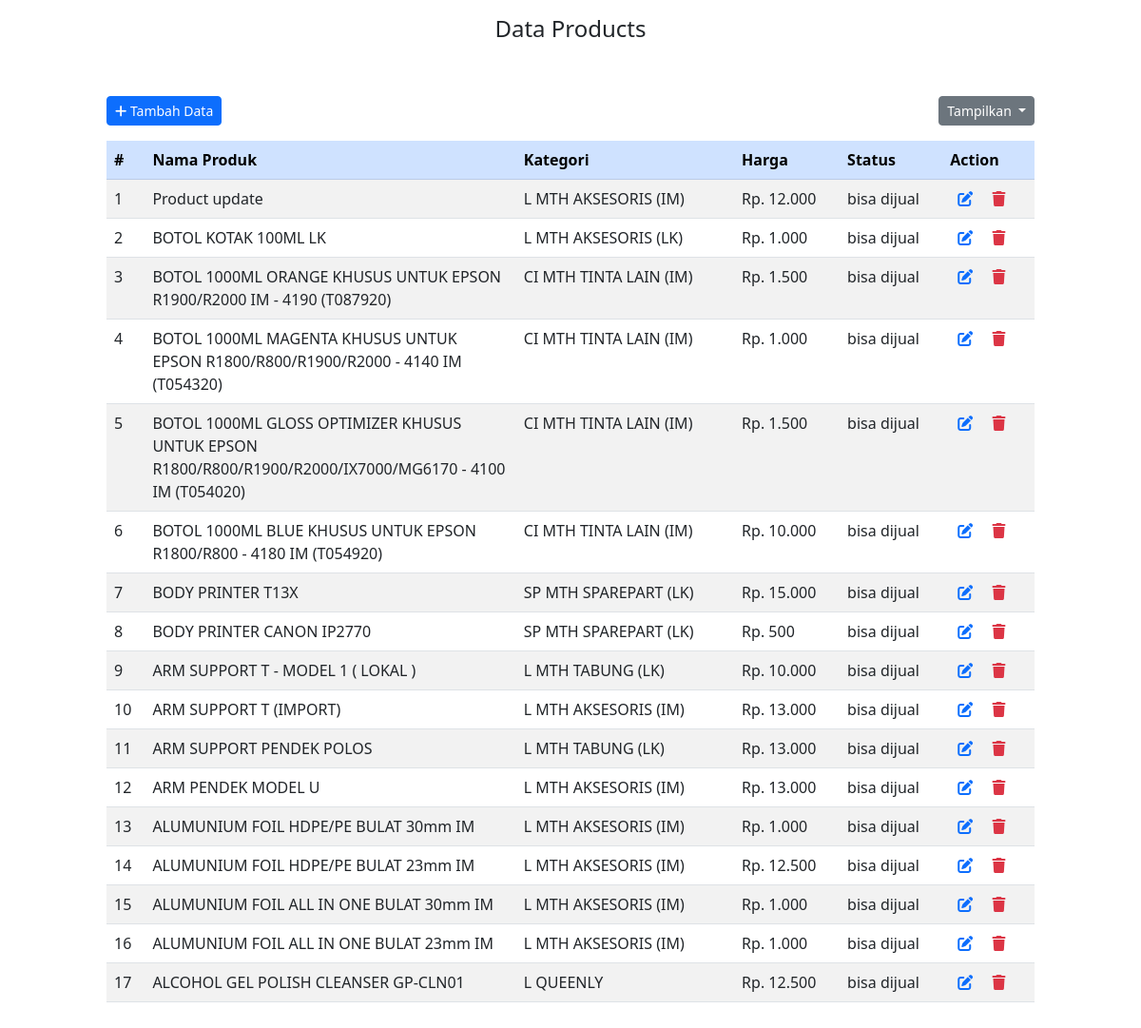
Page /index.php/welcome/bisa_dijual on the committed database.
### tables this page shows
CREATE TABLE `products` (
  `id_produk` int(11) NOT NULL,
  `no` int(11) NOT NULL,
  `nama_produk` varchar(200) NOT NULL,
  `kategori` varchar(100) NOT NULL,
  `harga` int(11) NOT NULL,
  `status` varchar(100) NOT NULL
);

### application/controllers/Welcome.php (called while the page is built, shortened)
<?php
class Welcome extends CI_Controller {
	public function __construct()
    {
		$this->load->library('form_validation');
    }
	public function bisa_dijual()
	{
		$data['title'] = 'View Data - Test Programmer';
		$data['products'] = $this->db->where('status', 'bisa dijual')->order_by('no', 'desc')->get('products')->result_array();
		$this->load->view('templates/header', $data);
		$this->load->view('bisa_dijual');
		$this->load->view('templates/footer');
	}
}

### index.php (called while the page is built, shortened)
<?php
require_once BASEPATH.'core/CodeIgniter.php';

### application/views/bisa_dijual.php (the view, shortened to what this page needs)
<h1 class="fs-4 text-center mt-3">Data Products</h1>
<div class="container-fluid my-5">
    <div class="row">
        <div class="col-lg-10 mx-auto">
            <div class="mb-3 d-flex justify-content-between">
                <a class="btn btn-sm btn-primary" href="<?= base_url('add'); ?>"><i
                        class="fa-sharp fa-solid fa-plus"></i> Tambah Data</a>
                <div class="dropdown">
                    <button class="btn btn-sm btn-secondary dropdown-toggle" type="button" data-bs-toggle="dropdown"
                        aria-expanded="false">
                        Tampilkan
                    </button>
                </div>
            </div>
            <table id="example" class="table table-striped" style="width:100%">
                <thead>
                    <tr class="table-primary">
                        <th scope="col">#</th>
                        <th scope="col" style="width:40%">Nama Produk</th>
                        <th scope="col">Kategori</th>
                        <th scope="col">Harga</th>
                        <th scope="col">Status</th>
                        <th scope="col">Action</th>
                    </tr>
                </thead>
                <tbody>
                    <?php
							$count = 1;
							foreach ($products as $row) :
						?>
                    <tr>
                        <td scope="row"><?= $count++; ?></td>
                        <td style="width:40%"><?= $row['nama_produk']; ?></td>
                        <td><?= $row['kategori']; ?></td>
                        <td><?= "Rp. " . number_format($row['harga'], 0, ',', '.'); ?></td>
                        <td><?= $row['status']; ?></td>
                        <td>
                            <a class="mx-2" href="<?= base_url('edit/'.$row['id_produk']); ?>"><i
                                    class="fa-solid fa-pen-to-square"></i></a>
                            <a onclick="return confirm('Apakah anda yakin untuk menghapus product ini ?')"
                                class="mx-2 text-danger" href="<?= base_url('delete/'.$row['id_produk']); ?>"><i
                                    class="fa-solid fa-trash"></i></a>
                        </td>
                    </tr>
                    <?php endforeach; ?>
                </tbody>
            </table>
        </div>
    </div>
</div>

### rows in the picture
products: nama_produk "Product update", kategori "L MTH AKSESORIS (IM)", harga "12.000", status "bisa dijual"
products: nama_produk "BOTOL KOTAK 100ML LK", kategori "L MTH AKSESORIS (LK)", harga "1.000", status "bisa dijual"
products: nama_produk "BOTOL 1000ML ORANGE KHUSUS UNTUK EPSON R1900/R2000 IM - 4190 (T087920)", kategori "CI MTH TINTA LAIN (IM)", harga "1.500", status "bisa dijual"
products: nama_produk "BOTOL 1000ML MAGENTA KHUSUS UNTUK EPSON R1800/R800/R1900/R2000 - 4140 IM (T054320)", kategori "CI MTH TINTA LAIN (IM)", harga "1.000", status "bisa dijual"
products: nama_produk "BOTOL 1000ML GLOSS OPTIMIZER KHUSUS UNTUK EPSON R1800/R800/R1900/R2000/IX7000/MG6170 - 4100 IM (T054020)", kategori "CI MTH TINTA LAIN (IM)", harga "1.500", status "bisa dijual"
products: nama_produk "BOTOL 1000ML BLUE KHUSUS UNTUK EPSON R1800/R800 - 4180 IM (T054920)", kategori "CI MTH TINTA LAIN (IM)", harga "10.000", status "bisa dijual"
products: nama_produk "BODY PRINTER T13X", kategori "SP MTH SPAREPART (LK)", harga "15.000", status "bisa dijual"
products: nama_produk "BODY PRINTER CANON IP2770", kategori "SP MTH SPAREPART (LK)", harga "500", status "bisa dijual"
products: nama_produk "ARM SUPPORT T - MODEL 1 ( LOKAL )", kategori "L MTH TABUNG (LK)", harga "10.000", status "bisa dijual"
products: nama_produk "ARM SUPPORT T (IMPORT)", kategori "L MTH AKSESORIS (IM)", harga "13.000", status "bisa dijual"
products: nama_produk "ARM SUPPORT PENDEK POLOS", kategori "L MTH TABUNG (LK)", harga "13.000", status "bisa dijual"
products: nama_produk "ARM PENDEK MODEL U", kategori "L MTH AKSESORIS (IM)", harga "13.000", status "bisa dijual"
products: nama_produk "ALUMUNIUM FOIL HDPE/PE BULAT 30mm IM", kategori "L MTH AKSESORIS (IM)", harga "1.000", status "bisa dijual"
products: nama_produk "ALUMUNIUM FOIL HDPE/PE BULAT 23mm IM", kategori "L MTH AKSESORIS (IM)", harga "12.500", status "bisa dijual"
products: nama_produk "ALUMUNIUM FOIL ALL IN ONE BULAT 30mm IM", kategori "L MTH AKSESORIS (IM)", harga "1.000", status "bisa dijual"
products: nama_produk "ALUMUNIUM FOIL ALL IN ONE BULAT 23mm IM", kategori "L MTH AKSESORIS (IM)", harga "1.000", status "bisa dijual"
products: nama_produk "ALCOHOL GEL POLISH CLEANSER GP-CLN01", kategori "L QUEENLY", harga "12.500", status "bisa dijual"
